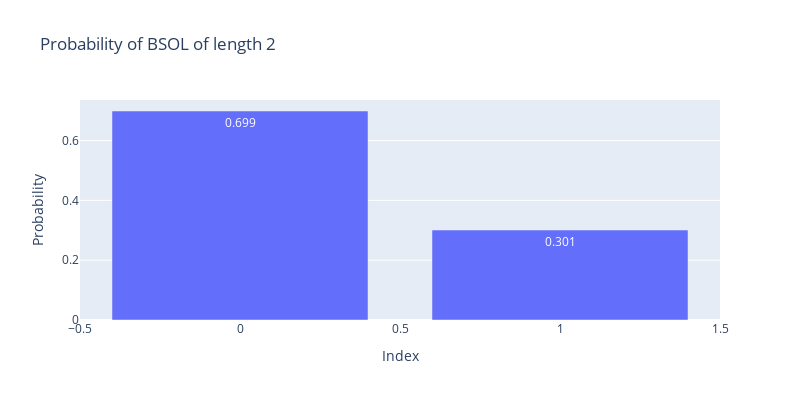
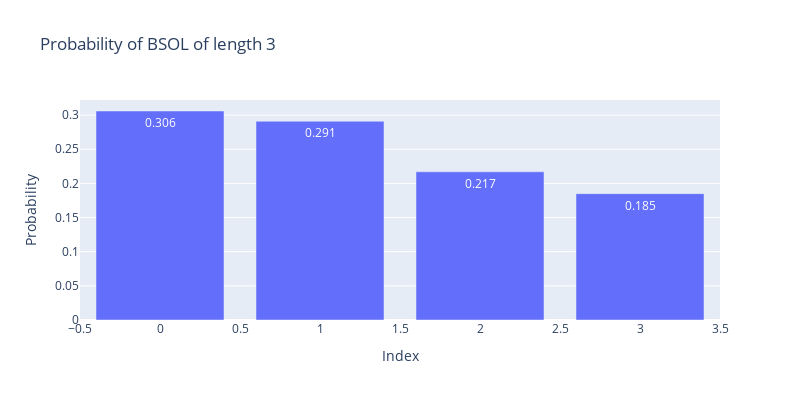
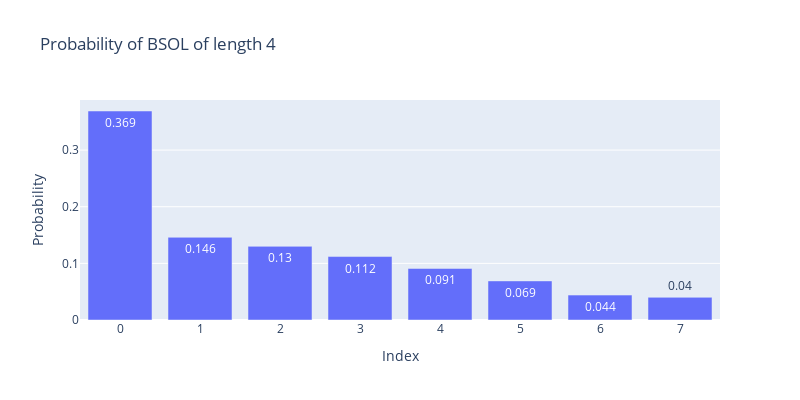
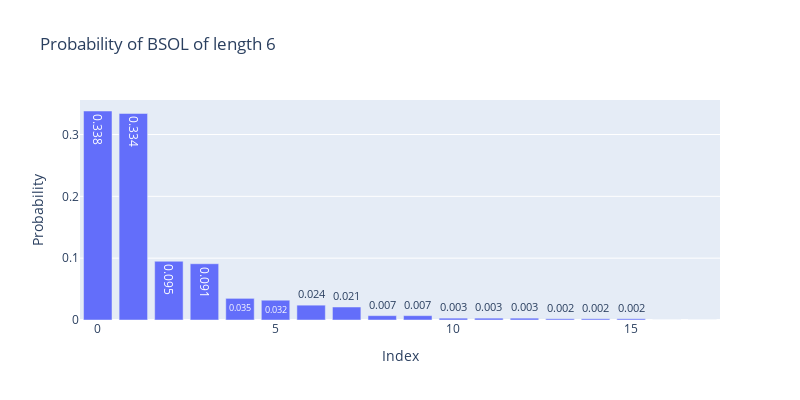

These figures' notebook cell, in order:
### Code cell
for len_bsol in range(2,7):
    PROB = df_KL.query(f'len_bsol == {len_bsol}')['prob'].values
    if len(PROB) == 0:
        continue
    PROB = PROB[0]
    PROB = sorted([round(p, 3) for p in PROB], reverse=True)
    # bar, x=index, y=prob
    fig = px.bar(x=range(len(PROB)), y=PROB, title=f'Probability of BSOL of length {len_bsol}', labels={'x': 'Index', 'y': 'Probability'}, text=PROB)
    # set size
    fig.update_layout(width=800, height=400)
    fig.show()

### Figure 1 — Plotly figure (JSON) as saved in the notebook; plotly's stock layout.template omitted (floating-point values rounded to 4 significant figures)
{"data": [{"alignmentgroup": "True", "hovertemplate": "Index=%{x}<br>Probability=%{y}<br>text=%{text}<extra></extra>", "legendgroup": "", "marker": {"color": "#636efa", "pattern": {"shape": ""}}, "name": "", "offsetgroup": "", "orientation": "v", "showlegend": false, "text": [0.699, 0.301], "textposition": "auto", "type": "bar", "x": [0, 1], "xaxis": "x", "y": [0.699, 0.301], "yaxis": "y"}], "layout": {"barmode": "relative", "height": 400, "legend": {"tracegroupgap": 0}, "title": {"text": "Probability of BSOL of length 2"}, "width": 800, "xaxis": {"anchor": "y", "domain": [0, 1], "title": {"text": "Index"}}, "yaxis": {"anchor": "x", "domain": [0, 1], "title": {"text": "Probability"}}}}

### Figure 2 — Plotly figure (JSON) as saved in the notebook; plotly's stock layout.template omitted (floating-point values rounded to 4 significant figures)
{"data": [{"alignmentgroup": "True", "hovertemplate": "Index=%{x}<br>Probability=%{y}<br>text=%{text}<extra></extra>", "legendgroup": "", "marker": {"color": "#636efa", "pattern": {"shape": ""}}, "name": "", "offsetgroup": "", "orientation": "v", "showlegend": false, "text": [0.306, 0.291, 0.217, 0.185], "textposition": "auto", "type": "bar", "x": [0, 1, 2, 3], "xaxis": "x", "y": [0.306, 0.291, 0.217, 0.185], "yaxis": "y"}], "layout": {"barmode": "relative", "height": 400, "legend": {"tracegroupgap": 0}, "title": {"text": "Probability of BSOL of length 3"}, "width": 800, "xaxis": {"anchor": "y", "domain": [0, 1], "title": {"text": "Index"}}, "yaxis": {"anchor": "x", "domain": [0, 1], "title": {"text": "Probability"}}}}

### Figure 3 — Plotly figure (JSON) as saved in the notebook; plotly's stock layout.template omitted (floating-point values rounded to 4 significant figures)
{"data": [{"alignmentgroup": "True", "hovertemplate": "Index=%{x}<br>Probability=%{y}<br>text=%{text}<extra></extra>", "legendgroup": "", "marker": {"color": "#636efa", "pattern": {"shape": ""}}, "name": "", "offsetgroup": "", "orientation": "v", "showlegend": false, "text": [0.369, 0.146, 0.13, 0.112, 0.091, 0.069, 0.044, 0.04], "textposition": "auto", "type": "bar", "x": [0, 1, 2, 3, 4, 5, 6, 7], "xaxis": "x", "y": [0.369, 0.146, 0.13, 0.112, 0.091, 0.069, 0.044, 0.04], "yaxis": "y"}], "layout": {"barmode": "relative", "height": 400, "legend": {"tracegroupgap": 0}, "title": {"text": "Probability of BSOL of length 4"}, "width": 800, "xaxis": {"anchor": "y", "domain": [0, 1], "title": {"text": "Index"}}, "yaxis": {"anchor": "x", "domain": [0, 1], "title": {"text": "Probability"}}}}

### Figure 4 — Plotly figure (JSON) as saved in the notebook; plotly's stock layout.template omitted (floating-point values rounded to 4 significant figures)
{"data": [{"alignmentgroup": "True", "hovertemplate": "Index=%{x}<br>Probability=%{y}<br>text=%{text}<extra></extra>", "legendgroup": "", "marker": {"color": "#636efa", "pattern": {"shape": ""}}, "name": "", "offsetgroup": "", "orientation": "v", "showlegend": false, "text": [0.338, 0.334, 0.095, 0.091, 0.035, 0.032, 0.024, 0.021, 0.007, 0.007, 0.003, 0.003, 0.003, 0.002, 0.002, 0.002, 0, 0], "textposition": "auto", "type": "bar", "x": [0, 1, 2, 3, 4, 5, 6, 7, 8, 9, 10, 11, 12, 13, 14, 15, 16, 17], "xaxis": "x", "y": [0.338, 0.334, 0.095, 0.091, 0.035, 0.032, 0.024, 0.021, 0.007, 0.007, 0.003, 0.003, 0.003, 0.002, 0.002, 0.002, 0, 0], "yaxis": "y"}], "layout": {"barmode": "relative", "height": 400, "legend": {"tracegroupgap": 0}, "title": {"text": "Probability of BSOL of length 6"}, "width": 800, "xaxis": {"anchor": "y", "domain": [0, 1], "title": {"text": "Index"}}, "yaxis": {"anchor": "x", "domain": [0, 1], "title": {"text": "Probability"}}}}
